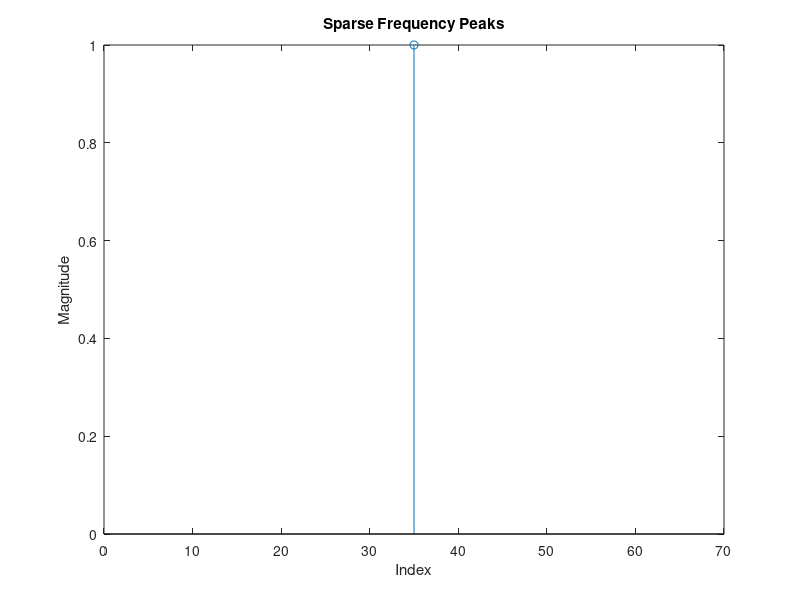
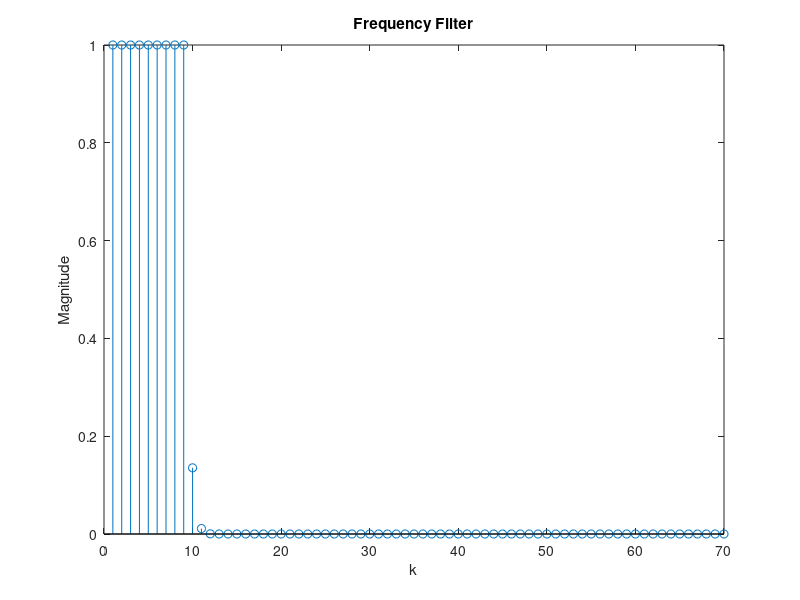
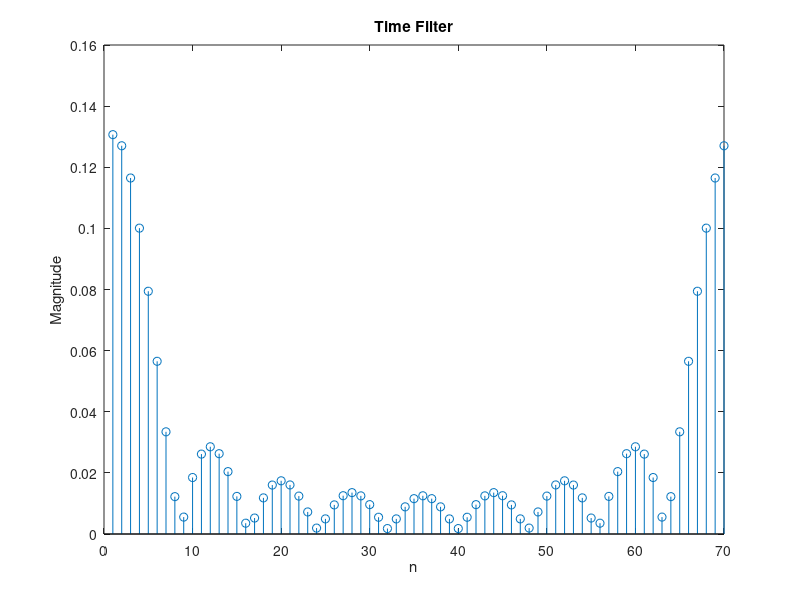

MATLAB code to generate these figures, in order: (Note: this script raises an error after producing the figures.)
%% SFT Project:
% Implement the SFT algorithm in MATLAB. Make comparisons with the built-in 
% FFT algorithm of MATLAB in terms of running time as the length of data 
% increases, for different sparsity cases


%% create signal
% need to be able to make signals with N = length,k = number of peaks, 
% p = spacing of peaks, epsilon[j] = noise function

K = 1; % amount of peaks
A = 1; % amplitude of peaks
% use the folloing 3 lines for gaussian-like magnitudes
%Amax = K; % peak magnitude for central sample
%x = 1:K;
%A = K/Amax + (Amax - K/Amax) * (1 - abs(x - (K+1)/2)/((K+1)/2-1));
k0 = 35; % center frequency index, 1-index
N = 70; % signal length. MUST BE EVEN
delta_w = 0.7; % peak spacing, (0 to 1]. approach 0 for closer spacing
sampling_rate = 0.25; %amount of samples to use for fourier coeff estimation, (0,1]. Higher value is more accuracy but slower

n  = 0:N-1; % time indices


k_list = (1:N/K:N) + ((k0-512) + N/(2*K));
half_k_range = round(((k_list(end) - k_list(1)) * delta_w) / 2);   % half of total range
k_list = linspace(k0 - half_k_range, k0 + half_k_range, K);
k_list = round(k_list);
k = zeros(1,N);
k(k_list) = A;
fprintf("setting peaks at %d\n", k_list)

%plot freq peaks
indices = 1:length(k);
nonzero_idx = k ~= 0;
figure;
stem(indices(nonzero_idx), k(nonzero_idx), 'o');
% use following two lines for x ticks for only peaks
%ax = gca; 
%ax.XTick = indices(nonzero_idx);
xlim([0 N]);
xlabel('Index');
ylabel('Magnitude');
title('Sparse Frequency Peaks');
grid off;

% Create time signal
S = exp(2*pi*1i * (k_list(:) * n) / N);
f_n = sum(S, 1);    % 1-by-N signal
f_orig = f_n;
f_k_hat = zeros(1,N); %assume we are taking an N-pt DFT of f_n

%sampling for fourier coeff estimation
L = floor(sampling_rate * N);

%% Create filter
a = 0.5; %transition band width
B = K*2; %number of freq bins
m_pass = floor((1-a)*N / (2*B)); %passband width 
m_stop = floor(N/(2*B));
k_passband = m_pass+2:m_stop+1; %freq index variable, same length as signal for an N-pt SFT
gamma = 1; %smoothness of gaussian taper 
G_k_passband =  exp(-1 * (abs(k_passband) - m_pass).^2 ./ (2*gamma^2));
G_k = zeros(1,N);
G_k(m_pass+2:m_stop+1) = G_k_passband;
G_k(1:m_pass+1) = 1;
g_n = ifft(G_k);

%plot freq response (gaussian)
figure;
stem(abs(G_k))
xlabel('k');
ylabel('Magnitude');
title('Frequency Filter');
grid off;

%plot time response
figure;
stem(abs(g_n))
xlabel('n');
ylabel('Magnitude');
title('Time Filter');
grid off;

%downsample filter appropriately
g_prime_n = g_n(1:floor(N/B):B)

%% Main loop: randomly permute, find recovered frequencies, then peel
while true
    %% Permute signal
    n = 0:N-1;
    sigma = randi([1, floor((N-1)/2)]) * 2 - 1; %sigma can be any odd value [1,N-1]
    a = randi([0, N-1]);
    b = randi([0, N-1]);
    idx = mod(sigma*n + b, N) + 1;
    idx_no_tshift = mod(sigma*n, N) + 1;
    f_sigma = f_n(idx);
    f_notshift = f_n(idx_no_tshift);
    f_perm = f_sigma .* exp(-1j*2*pi*a*n/N);

    %calculate sigma inverse mod N for unpermute
    [~, x_temp, ~] = gcd(sigma, N);
    sigma_inv = mod(x_temp,N);

    %% Implement SFT I. Identify Frequency Peaks

    % Use random binning with modulo aliasing and CRT

    % Random binning

    % Aliasing and CRT
    % calculate padded signal of length with specific coprime factors.
    % subsampling rates MUST be > k but << N
    subsampling_lengths = [2,5,7]; 
    subsampling_rates = [N/subsampling_lengths(1), N/subsampling_lengths(2), N/subsampling_lengths(3)];

    % find subsampled DFTs
    f_1 = fft(f_perm(1:subsampling_rates(1):end));
    f_2 = fft(f_perm(1:subsampling_rates(2):end));
    f_3 = fft(f_perm(1:subsampling_rates(3):end));

    % debug
    [B_1, ~] = sort(abs(f_1), 'descend');
    [B_2, ~] = sort(abs(f_2), 'descend');
    [B_3, ~] = sort(abs(f_3), 'descend');

    %threshold for noise robustness
    thresh1 = 0.85 * max(abs(f_1));
    thresh2 = 0.85 * max(abs(f_2));
    thresh3 = 0.85 * max(abs(f_3));

    %find peaks
    peaks1 = find(abs(f_1) > thresh1);
    peaks2 = find(abs(f_2) > thresh2);
    peaks3 = find(abs(f_3) > thresh3);

    if isempty(peaks1) || isempty(peaks2) || isempty(peaks3)
        disp("no peaks found")
        break
    end

    k_perm = crt([peaks1(1)-1, peaks2(1)-1, peaks3(1)-1],subsampling_lengths); 
    %convert from 1- to 0- index for CRT above, then back to 1-index

    k_hat = mod((k_perm+a)*sigma_inv, N);

    %fourier coefficient estimation
    samp_idxs = randi([1 N], 1, L);
    f_samp = f_n(samp_idxs);
    A_hat = 1/L * sum(f_samp.*exp(-2j*pi*k_hat*samp_idxs/N));
    if max(f_k_hat) ~= 0 && abs(A_hat) < 0.1 * abs(max(f_k_hat))
        disp("peaks below threshold magnitude")
        break
    end

    f_k_hat(k_hat) = A_hat;
    fprintf('recovered peaks at %d with magnitude %d\n', k_hat, abs(A_hat))

    %peel
    disp('peeling...')

    %debug:     peel_contrib = max(fft(A_hat .* exp(-2j*pi*n*k_hat/N)));
    f_n = f_n + A_hat .* exp(-2j*pi*n*k_hat/N);

    tempval = 'debug';
end

disp('done.')
%disp(f_k_hat)
